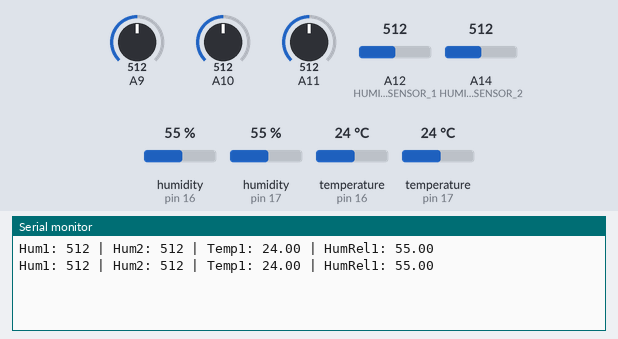
Simulated run of this sketch. Board: Arduino Mega 2560, built with avr-gcc and run on an emulated ATmega2560. On the bench: the last lines printed to the serial monitor. The inputs (shaded band) are chosen by the test bench; at power-on: humidity (sensors on pin 16, pin 17) 55 %, A12 (HUMIDITY_SENSOR_1) = 512, A14 (HUMIDITY_SENSOR_2) = 512, temperature (sensors on pin 16, pin 17) 24 °C, A9 = 512, A10 = 512, A11 = 512. No radio packets arrive unless stated.

Above: at 10.9 s.
11.0 s: humidity (sensor on pin 16) set to 22 %
At 20.8 s:
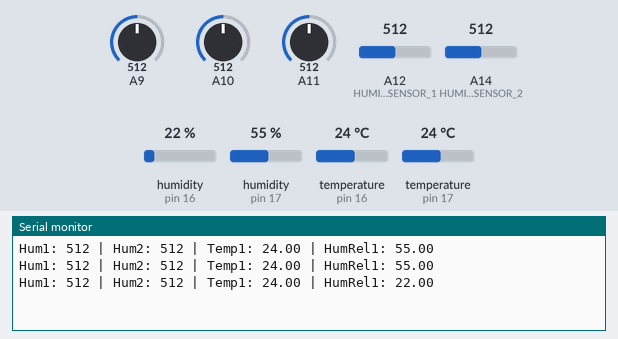
21.0 s: A12 (HUMIDITY_SENSOR_1) set to 716
At 30.8 s:
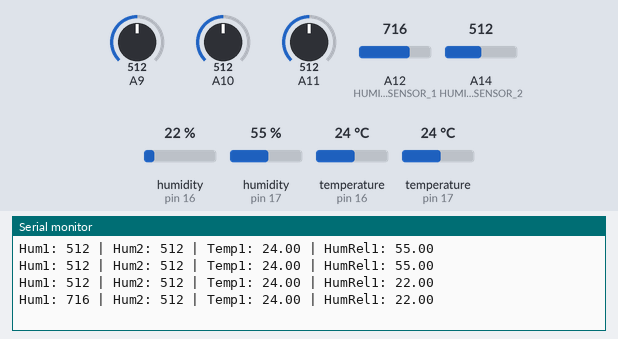
31.0 s: A14 (HUMIDITY_SENSOR_2) set to 716
At 40.8 s:
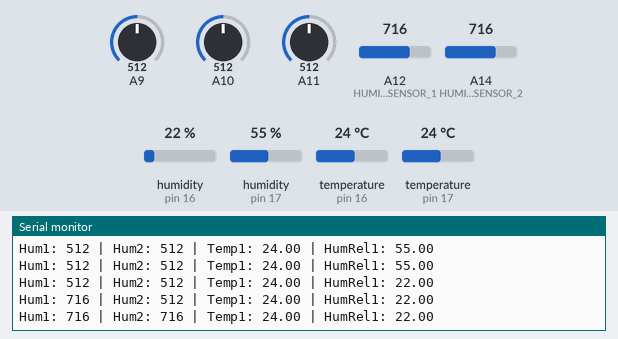
41.0 s: temperature (sensor on pin 16) set to 12 °C
At 50.8 s:
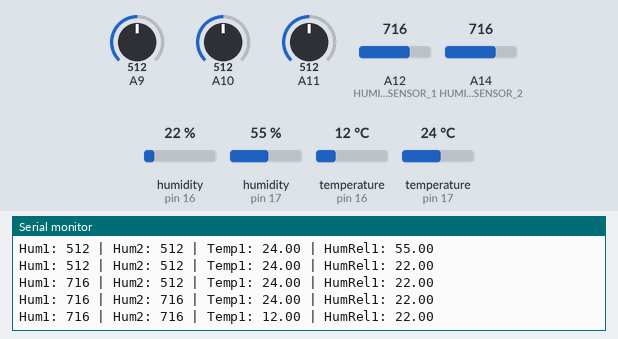
51.0 s: A12 (HUMIDITY_SENSOR_1) set to 992
At 60.9 s:
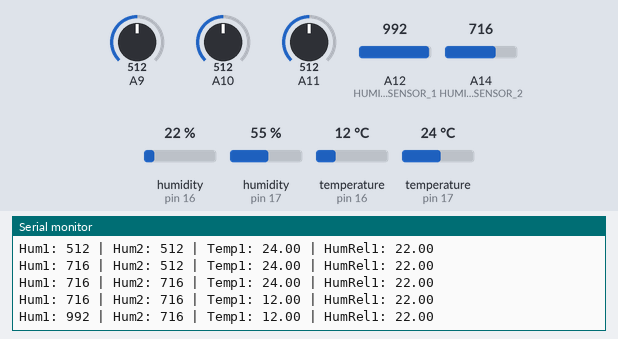
61.0 s: A14 (HUMIDITY_SENSOR_2) set to 992
At 71.5 s:
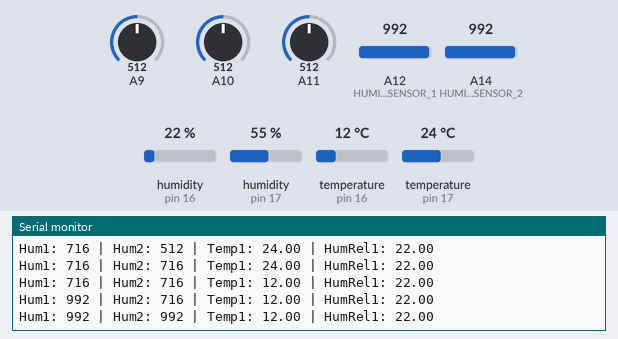
Timing chart, 0 to 72.0 s (numbered marks = the images above; inputs shaded):
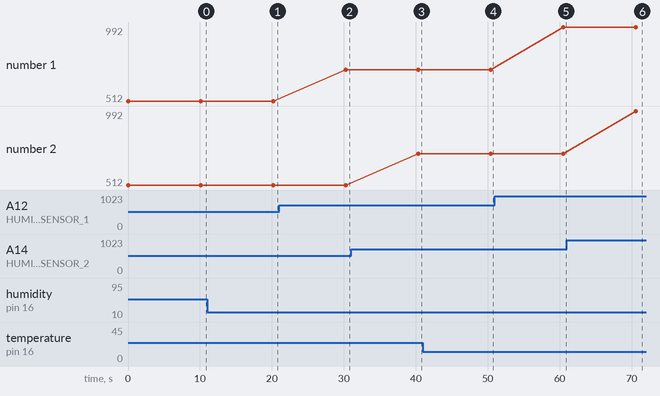

Measured:
- after the input at 11.0 s, the serial monitor: prints a new line after 9.2 s (image 1)
- after the input at 21.0 s, the serial monitor: prints a new line after 9.3 s (image 2)
- after the input at 31.0 s, the serial monitor: prints a new line after 9.3 s (image 3)
- after the input at 41.0 s, the serial monitor: prints a new line after 9.4 s (image 4)
- after the input at 51.0 s, the serial monitor: prints a new line after 9.5 s (image 5)
- after the input at 61.0 s, the serial monitor: prints a new line after 9.6 s (image 6)
- plotted number 1: 512 → 716 after the input at 21.0 s, 716 → 992 after the input at 51.0 s

The sketch:

codigo.ino
```cpp
#include <DHT.h>
#include <DHT_U.h>
#include <SPI.h>
#include <RH_RF95.h>

#define DHTPIN1 16
#define DHTPIN2 17
#define DHTTYPE DHT22

#define HUMIDITY_SENSOR_1 12
#define HUMIDITY_SENSOR_2 14
#define HUMIDITY_SENSOR_3 27
#define HUMIDITY_SENSOR_4 26
#define HUMIDITY_SENSOR_5 25

#define RFM95_CS 10
#define RFM95_RST 13
#define RFM95_INT 2

#define RF95_FREQ 915.0

DHT dht1(DHTPIN1, DHTTYPE);
DHT dht2(DHTPIN2, DHTTYPE);
RH_RF95 rf95(RFM95_CS, RFM95_INT);

void setup() {
  Serial.begin(9600);

  dht1.begin();
  dht2.begin();

  pinMode(RFM95_RST, OUTPUT);
  digitalWrite(RFM95_RST, HIGH);
  delay(10);
  digitalWrite(RFM95_RST, LOW);
  delay(10);
  digitalWrite(RFM95_RST, HIGH);
  delay(10);

  if (!rf95.init()) {
    Serial.println("Fallo inicializando LoRa!");
    while (1);
  }

  if (!rf95.setFrequency(RF95_FREQ)) {
    Serial.println("Fallo al establecer la frecuencia LoRa!");
    while (1);
  }

  rf95.setTxPower(23, false);
}

void loop() {
  int soilMoisture[] = {
    analogRead(HUMIDITY_SENSOR_1),
    analogRead(HUMIDITY_SENSOR_2),
    analogRead(HUMIDITY_SENSOR_3),
    analogRead(HUMIDITY_SENSOR_4),
    analogRead(HUMIDITY_SENSOR_5)
  };

  float temp1 = dht1.readTemperature();
  float hum1 = dht1.readHumidity();
  float temp2 = dht2.readTemperature();
  float hum2 = dht2.readHumidity();

  if (isnan(temp1) || isnan(hum1) || isnan(temp2) || isnan(hum2)) {
    Serial.println("Error leyendo los sensores DHT22!");
    return;
  }

  Serial.print("Hum1: "); Serial.print(soilMoisture[0]);
  Serial.print(" | Hum2: "); Serial.print(soilMoisture[1]);
  Serial.print(" | Temp1: "); Serial.print(temp1);
  Serial.print(" | HumRel1: "); Serial.println(hum1);

  char packet[100];
  snprintf(packet, sizeof(packet),
           "M1:%d M2:%d M3:%d M4:%d M5:%d T1:%.2f H1:%.2f T2:%.2f H2:%.2f",
           soilMoisture[0], soilMoisture[1], soilMoisture[2],
           soilMoisture[3], soilMoisture[4], temp1, hum1, temp2, hum2);

  rf95.send((uint8_t *)packet, strlen(packet));
  rf95.waitPacketSent();

  delay(10000); 
}
```
